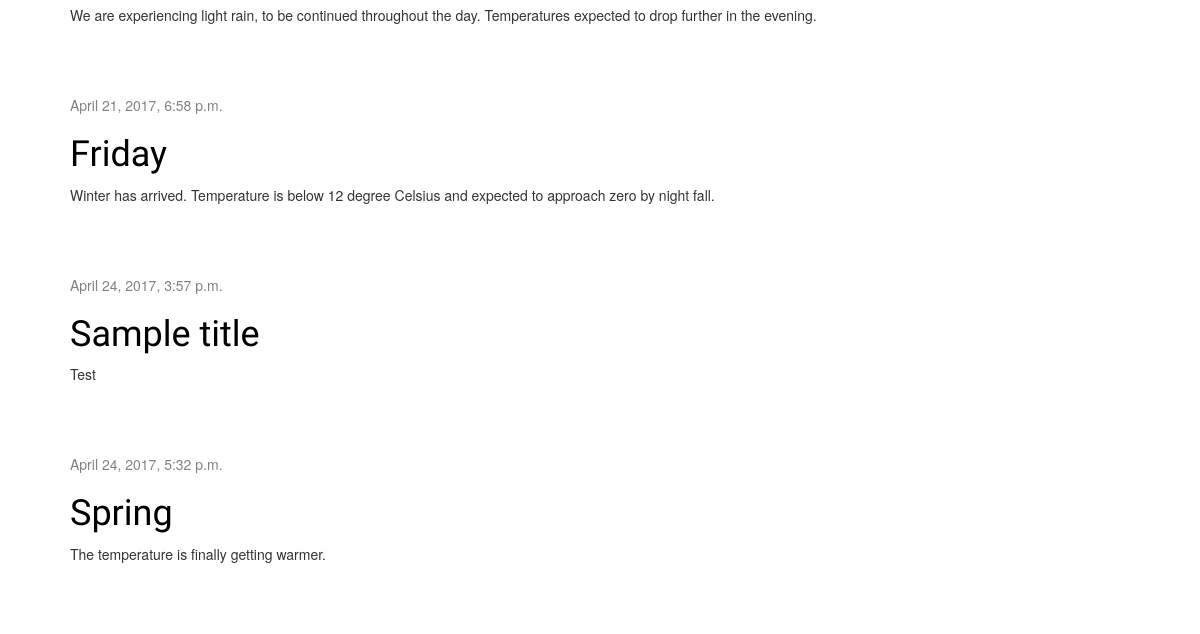
Before: / (lower part) with the older database file.
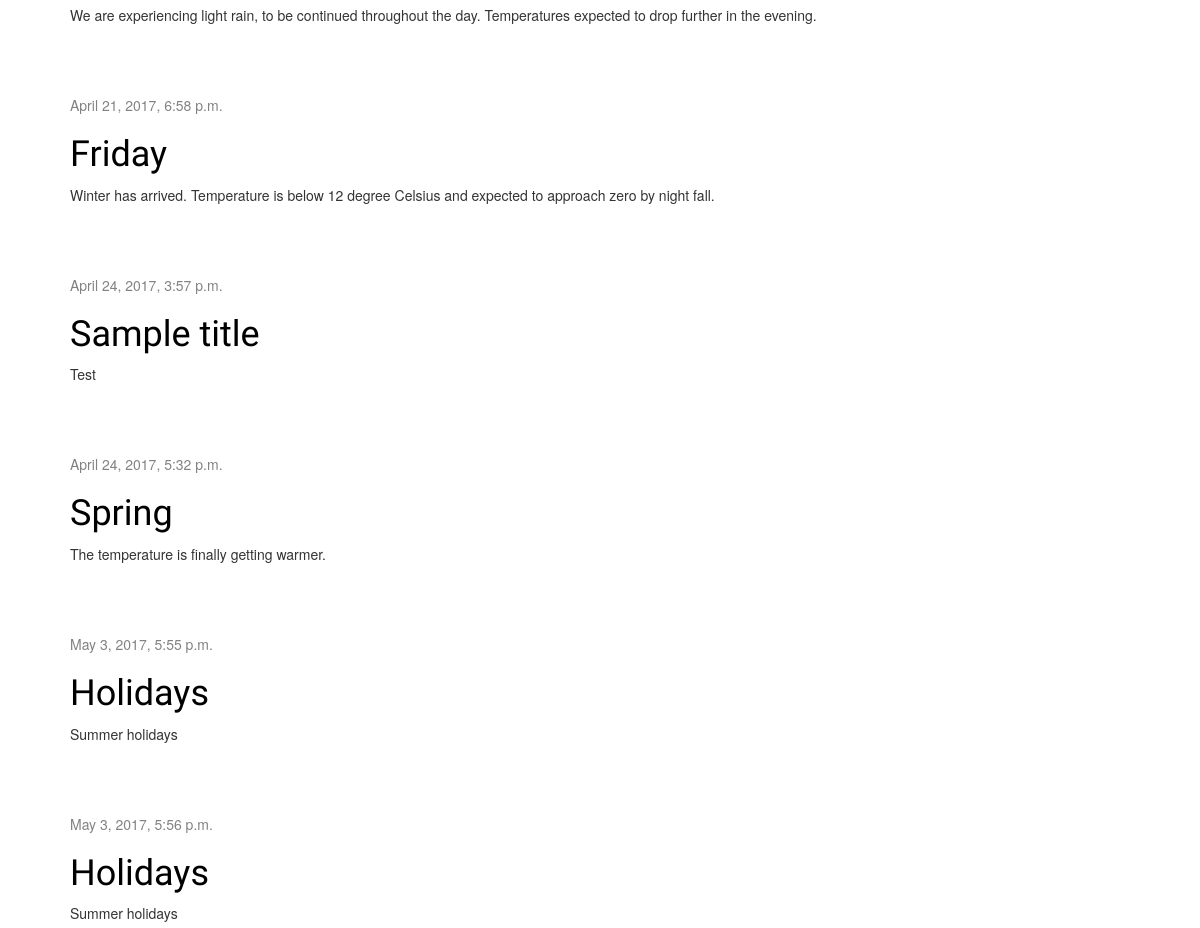
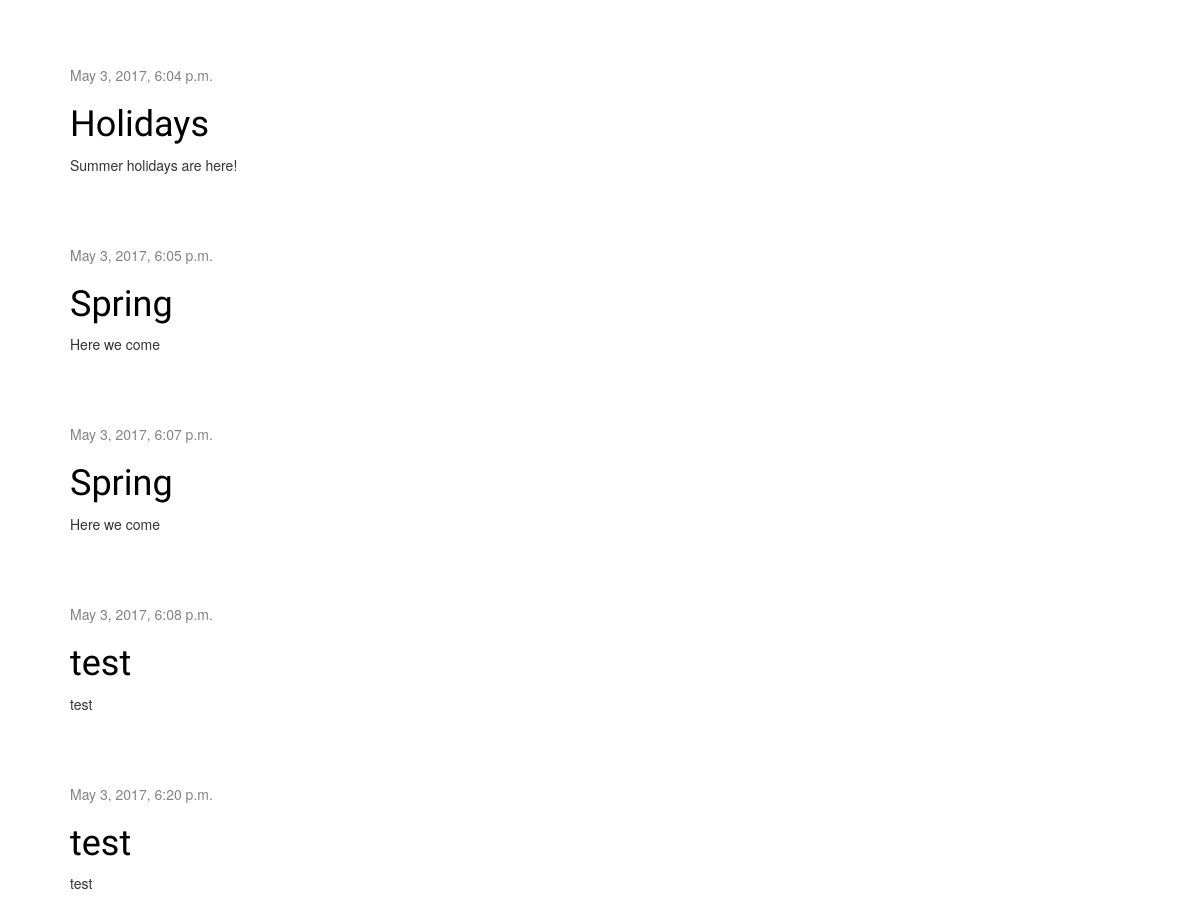
After: the same page with the newer database file (2 pictures, top to bottom).
### blog/models.py (models this page shows, shortened)
class Post(models.Model):
	author = models.ForeignKey('auth.User')
	title = models.CharField(max_length=200)
	text = models.TextField()
	created_date = models.DateTimeField(
			default=timezone.now)
	published_date = models.DateTimeField(
			blank=True, null=True)

### blog/views.py (the view)
# urls.py: url(r'^$', views.post_list, name='post_list'),
def post_list(request):
	posts = Post.objects.filter(published_date__lte=timezone.now()).order_by('published_date')
	return render(request, 'blog/post_list.html', {'posts': posts})

### blog/templates/blog/post_list.html
{% extends 'blog/base.html' %}
{% block content %}
	{% for post in posts %}
		<div class="post">
			<div class="date">
				{{ post.published_date }}
			</div>
			<h1><a href="">{{ post.title }}</a></h1>
			<p>{{ post.text|linebreaksbr }}</p>
		</div>
	{% endfor %}
{% endblock %}

### blog/templates/blog/base.html (shortened to what this page needs)
{% load staticfiles %}
<html>
    <head>
        <link rel="stylesheet" href="//maxcdn.bootstrapcdn.com/bootstrap/3.2.0/css/bootstrap.min.css">
        <link rel="stylesheet" href="//maxcdn.bootstrapcdn.com/bootstrap/3.2.0/css/bootstrap-theme.min.css">
        <link rel="stylesheet" href="{% static 'css/blog.css' %}">
    </head>
    <body>
		<div class="content container">
			<div class="row">
				<div class="col-md-8">
				{% block content %}
				{% endblock %}
				</div>
			</div>
		</div>
    </body>
</html>

### blog/static/css/blog.css (style rules this page uses)
h1 a { color: #FCA205 }
body { padding-left: 15px; }
h1 a { color: #FCA205; font-family: 'Lobster'; }
.content { margin-left: 40px; }
h1, h2, h3, h4 { font-family: 'Lobster', cursive; }
.date { color: #828282; }
.post { margin-bottom: 70px; }
.post h1 a, .post h1 a:visited { color: #000000; }

Changed rows visible on the page:
added Post: published_date "May 3, 2017, 5:55 p.m.", title "Holidays", text "Summer holidays"
added Post: published_date "May 3, 2017, 5:56 p.m.", title "Holidays", text "Summer holidays"
added Post: published_date "May 3, 2017, 6:04 p.m.", title "Holidays", text "Summer holidays are here!"
added Post: published_date "May 3, 2017, 6:05 p.m.", title "Spring", text "Here we come"
added Post: published_date "May 3, 2017, 6:07 p.m.", title "Spring", text "Here we come"
added Post: published_date "May 3, 2017, 6:08 p.m.", title "test", text "test"
added Post: published_date "May 3, 2017, 6:20 p.m.", title "test", text "test"
